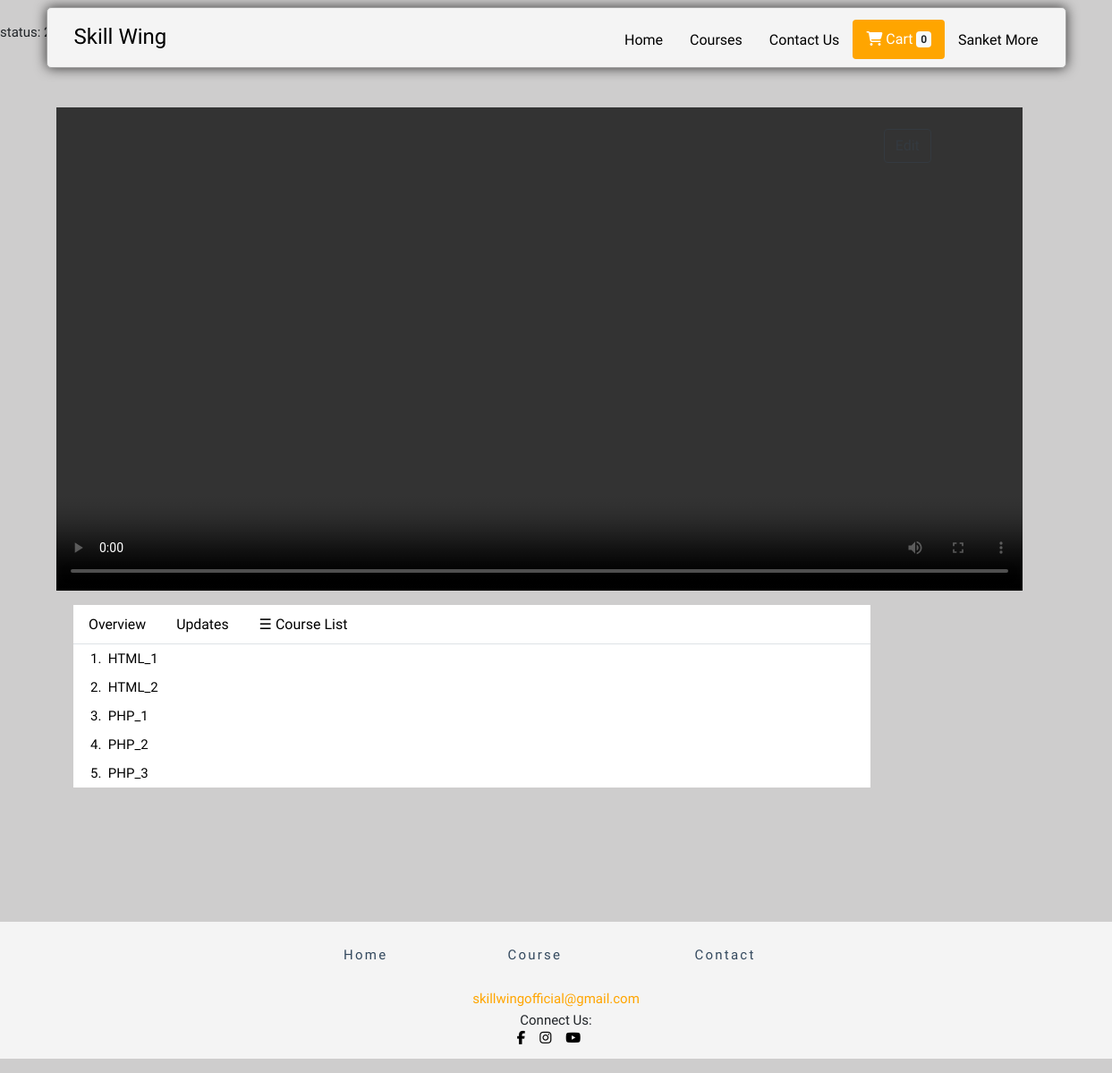
Screenshot of /root/pages/courses/viewcourse.php?viewcourse=1&lid=1 (signed in) with the database file from the repository.
### tables this page shows
CREATE TABLE `video_details` (
  `course_id` int(10) NOT NULL,
  `video_id` int(10) NOT NULL,
  `lecture_no` int(5) NOT NULL,
  `lecture_name` varchar(100) NOT NULL,
  `video_path` varchar(200) NOT NULL
);

### root/pages/courses/viewcourse.php (the view, shortened to what this page needs)
<?php
if(isset($_SESSION['user_id']) && isset($_SESSION['user_type']) && isset($_SESSION['user_name'])) {
  $userid = $_SESSION['user_id'];
  $user_type = $_SESSION['user_type'];
  $user_name = $_SESSION['user_name'];
}
else{
  $userid = "";
  $user_type = "";
  $user_name = "";
}
if(isset($_GET['viewcourse'])){
  $c_id = $_GET['viewcourse'];
}
if(isset($_GET['lid'])){
  $l_id = $_GET['lid'];
}
else{
  $l_id = 1;
}
$status = -1;
$servername = "localhost";
$username = "root";
$password = "";
$dbname = "id11020831_skillwing";
$tutor_courses = "tutor_courses";
$conn = new mysqli($servername, $username, $password, $dbname);
if($userid == ""){
  $status = 0;
}
else if($user_type == "Tutor"){
  $status = 2;
  $sql_tutorcourses = "SELECT * FROM `$tutor_courses` WHERE `tutor_id` = $userid AND `course_id` = $c_id";
  $result = $conn->query($sql_tutorcourses);
  if($result)
  {
    if ($result->num_rows > 0) {
      $status = 21;
    }
    else{
      $status = 22;
    }
  }
  else{
    echo "Database Error";
  }
}
echo "<br>status: ".$status;
$sql_lectures = "SELECT `video_id`, `lecture_no`, `lecture_name`,`video_path` FROM `video_details` WHERE `course_id` = $c_id AND `lecture_no`=$l_id";
$result_lectures = $conn->query($sql_lectures);
if ($result_lectures->num_rows > 0) {
    while($row = $result_lectures->fetch_assoc()) {
        $link = $row['video_path'];
    }
} else {
    echo "0 results";
}
?>
<!DOCTYPE html>
<html lang="en">
<head>
    <link rel="stylesheet" href="https://stackpath.bootstrapcdn.com/bootstrap/4.3.1/css/bootstrap.min.css"
>
    <link rel="stylesheet" href="../../css/viewcourse.css">
    <link rel="stylesheet" href="../../css/template.css">
    <link href="https://vjs.zencdn.net/7.6.5/video-js.css" rel="stylesheet">
</head>
<body>
<header class="container header mt-2 ">
    <h1 class="logo"><a class="navbar-brand" href="../pages/">Skill Wing</a></h1>
    <ul class="main-nav">
      <li><a class="nav-item nav-link" href="../../pages/">Home</a></li>
      <li><a class="nav-item nav-link" href="../../pages/courses/">Courses<span class="sr-only">(current)</span></a></li>
      <li><a class="nav-item nav-link" href="../../pages/contact/">Contact Us</a></li>
      <li>
        <a class="nav-item btn1 nav-link btn" href="#">
          <span><i class="fas fa-shopping-cart"></i></span> Cart <span id="cartbadge" class="badge badge-light">0</span>
        </a>
      </li>
      <li>
        <?php
          if($userid == "")
            echo "<a class='nav-item nav-link' href='../../pages/signin/'>Login/SignUp</a>";
          else if($user_type == "Student")
            echo "<a class='nav-item nav-link' href='../../pages/student/'>".$user_name."</a>";
          else if($user_type == "Tutor")
            echo "<a class='nav-item nav-link' href='../../pages/tutor/'>".$user_name."</a>";
        ?>
      </li>
    </ul>
</header>
  <div class="container-fluid" id="main">
    <div class="d-flex flex-row">
      <div class="d-flex flex-column col-9 justify-content-center ml-5">
        <div class="row mt-5">
          <div class=" pt-4 mx-auto ">
              <?php
              if($status == 11 or $status == 21)
              {
                echo "
                <video id='my-video' class='video-js' controls preload='auto' width='1080' height='auto'
                poster='' data-setup='{}'>
                <source src='$link' type='video/mp4'>
                <p class='vjs-no-js'>
                  To view this video please enable JavaScript, and consider upgrading to a web browser that
                  <a href='https://videojs.com/html5-video-support/' target='_blank'>supports HTML5 video</a>
                </p>
                </video>
                ";
              }
              ?>
          </div>
        </div>
        <div class="row mt-3 ml-1 ">
          <ul class="nav container nav-tabs d-flex flex-row justify-content-start" style="background:white">
            <li class="nav-item flex-column">
              <a class="nav-link" id="overview-tab" name="overview-tab" data-toggle="tab" href="#overview" role="tab" aria-controls="overview" aria-selected="false">Overview</a>
            </li>
            <li class="nav-item flex-column">
              <a class="nav-link" id="update-tab" name="updates-tab" data-toggle="tab" href="#updates" role="tab" aria-controls="updates" aria-selected="false">Updates</a>
            </li>
            <li class="nav-item flex-column">
              <a class="nav-link" id="videolist-tab" name="videolist-tab" data-toggle="tab" href="#videolist" role="tab" aria-controls="videolist" aria-selected="true"><span style="font-size:16px;cursor:pointer" onclick="openNav()">&#9776; Course List</span></a>
            </li>
          </ul>
          <div class="container p-0 tab-content" id="myTabContent">
            <div id="videolist" class="tab-pane fade show active" role="tabpanel" aria-labelledby="videolist-tab">
              <div class="container">
                <ul>
                <?php
                  $sql_lectures = "SELECT `course_id`,`video_id`, `lecture_no`, `lecture_name`,`video_path` FROM `video_details` WHERE `course_id` = $c_id";
                  $result_lectures = $conn->query($sql_lectures);
                  if ($result_lectures->num_rows > 0) {
                      while($row = $result_lectures->fetch_assoc()) {
                          echo "
                            <li class='p-1 video-link'> <a href=./viewcourse.php?viewcourse=".$row['course_id']."&lid=".$row['lecture_no'].">".$row['lecture_no'].".&nbsp&nbsp".$row['lecture_name']."</a></li>
                          ";
                      }
                  } else {
                      echo "0 results";
                  }
                ?>
                </ul>
              </div>
            </div>
          </div>
        </div>
      </div>
      <div class="d-flex flex-column col-3">
        <p class="mt-5 pt-5">
        <?php
          if($status == 11)
          {
            echo "You brought this course";
          }
          else if($status == 12 or $status == 22)
          {
            echo "<a class='btn btn-outline-dark' href='../courses/buy.php?cid=$c_id'>Buy</a>";
          }
          else if($status == 21)
          {
            echo  "<a class='btn btn-outline-dark' href='../tutor/updatecourse.php?cid=$c_id'>Edit</a>";
          }
          else if($status == 0)
          {
            echo "<a class='btn btn-outline-dark' href='../courses/buy.php?cid=$c_id'>Buy</a>";
          }
        ?>
        </p>
      </div>
    </div>
</div>
<footer class="mt-3 mb-3">
    <div class="container">
      <ul class="footer-ul">
        <li class="footer-li"><a class="footer-link" href="../../pages/">Home</a></li>
        <li class="footer-li"><a class="footer-link" href="../../pages/courses/">Course</a></li>
        <li class="footer-li"><a class="footer-link" href="../../pages/contact/">Contact</a></li>
      </ul>
      <div class="d-flex">
        <div class="mr-auto ml-auto">
          <a href="mailto:skillwingofficial@gmail.com" style="color: #FFA500">skillwingofficial@gmail.com</a>
        </div>
      </div>
      <div class="d-flex">
        <div class="mr-auto ml-auto">
          Connect Us:
        </div>
      </div>
      <div class="d-flex flex-row bd-highlight pb-3 justify-content-center align-items-start">
        <div class="mr-3">
          <a class="footer-icon" href="https://www.facebook.com/skillwingofficial" target="_blank" rel="noopener noreferrer">
            <i class="fab fa-facebook-f"></i></a>
        </div>
        <div class="mr-3">
          <a class="footer-icon" href="https://www.instagram.com/skillwingofficial" target="_blank" rel="noopener noreferrer">
            <i class="fab fa-instagram"></i></a>
        </div>
        <div class="mr-3">
          <a class="footer-icon" href="https://www.youtube.com/channel/UCQDpP--OQplVbgy8wXIYlZQ" target="_blank" rel="noopener noreferrer">
            <i class="fab fa-youtube"></i></a>
        </div>
      </div>
    </div>
  </footer>
</body>
</html>

### root/css/viewcourse.css (style rules this page uses)
body { background: #cecdcd; font-family: 'Martel Sans', sans-serif; }
@media (min-width: 769px) { .header, .main-nav { display: flex; } }
@media (min-width: 1025px) { .header { flex-direction: row; justify-content: space-between; } }
body { background: #DDD; font-size: 15px; }
.btn1 { background: #FFA500 !important; border: #000000; color: #FFFFFF !important; }
.tab-pane { background: white; }
.video-link a { text-decoration: none; color: #000000; }

### root/css/template.css (style rules this page uses)
body { background: #cecdcd; font-family: 'Martel Sans', sans-serif; }
* { box-sizing: border-box; }
body { line-height: 1.6; margin: 0; min-height: 100vh; }
ul { margin: 0; padding: 0; list-style: none; }
h2, h3, a { color: #34495e; }
a { text-decoration: none; }
.logo { margin: 0; }
.main-nav { margin-top: 5px; }
.logo a, .main-nav a { padding: 10px 15px; text-align: center; display: block; }
.nav-link { color: #000000; font-size: .99em; }
.navbar-brand { font-size: 24px !important; color: #000000; }
.header { padding-top: .5em; padding-bottom: .5em; border: 1px solid #a2a2a2; background-color: #f4f4f4; -webkit-box-shadow: 0px 0px 14px 0px rgba(0,0,0,0.75); -moz-box-shadow: 0px 0px 14px 0px rgba(0,0,0,0.75); box-shadow: 0px 0px 14px 0px rgba(0,0,0,0.75); -webkit-border-radius: 5px; -moz-border-radius: 5px; border-radius: 5px; }
.btn1 { background: #FFA500 !important; border: #000000; color: #FFFFFF !important; }
@media (min-width: 768px) { .header, .main-nav { display: flex; } }
@media (min-width: 992px) { .header { flex-direction: row; justify-content: space-between; position: fixed; top: 0; right: 0; left: 0; z-index: 1030; } }
.navbar-brand { font-family: 'Yesteryear', cursive; font-size: 24px; }
.nav-item { font-family: 'Hind', sans-serif; font-weight: 500; font-size: 16px; }
.footer-ul { margin: 150px auto 0; padding: 0; list-style: none; display: table; width: 600px; text-align: center; }
.footer-li { display: table-cell; position: relative; padding: 15px 0px; }
footer { background-color: #f4f4f4; }
a.footer-link { text-decoration: none; }
.footer-link { text-decoration: none; letter-spacing: 0.15em; display: inline-block; padding: 10px 10px; position: relative; }
.footer-link:after { text-decoration: none; background: none repeat scroll 0 0 transparent; top: 0; content: ""; display: block; height: 2px; left: 50%; position: absolute; background: #FFA500; transition: width 0.3s ease 0s, left 0.3s ease 0s; width: 0; }
.footer-icon { color: #000000; }

### rows the page displays
video_details: lecture_no "1", lecture_name "HTML_1"
video_details: lecture_no "2", lecture_name "HTML_2"
video_details: lecture_no "3", lecture_name "PHP_1"
video_details: lecture_no "4", lecture_name "PHP_2"
video_details: lecture_no "5", lecture_name "PHP_3"

### other values shown
$status "21"
$user_name "Sanket More"
